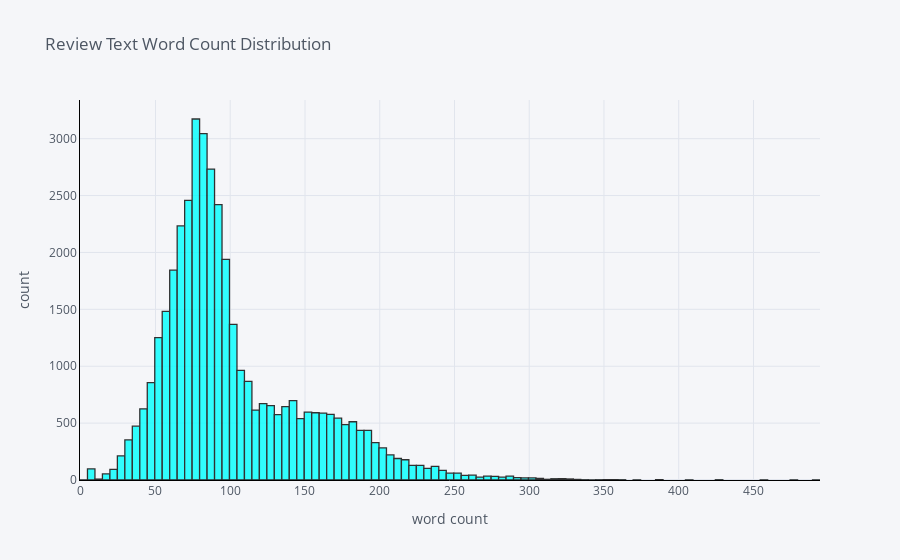

Here is the notebook cell this chart was saved with:
### Code cell
#count of words disrtibution
import cufflinks as cf

cf.go_offline()
cf.set_config_file(offline=False, world_readable=True)
data['length'].iplot(
    kind='hist',
    bins=100,
    xTitle='word count',
    linecolor='black',
    color = 'cyan',
    yTitle='count',
    title='Review Text Word Count Distribution')

### Figure 1 — Plotly figure (JSON) as saved in the notebook; plotly's stock layout.template omitted (floating-point values rounded to 4 significant figures; data arrays with more than 128 entries replaced by an {"elided": "..."} marker saying what was removed)
{"data": [{"histfunc": "count", "histnorm": "", "marker": {"color": "rgba(0, 255, 255, 1.0)", "line": {"color": "#000000", "width": 1.3}}, "name": "length", "nbinsx": 100, "opacity": 0.8, "orientation": "v", "type": "histogram", "x": {"elided": "39965 int values"}}], "layout": {"barmode": "overlay", "legend": {"bgcolor": "#F5F6F9", "font": {"color": "#4D5663"}}, "paper_bgcolor": "#F5F6F9", "plot_bgcolor": "#F5F6F9", "title": {"font": {"color": "#4D5663"}, "text": "Review Text Word Count Distribution"}, "xaxis": {"gridcolor": "#E1E5ED", "linecolor": "black", "showgrid": true, "tickfont": {"color": "#4D5663"}, "title": {"font": {"color": "#4D5663"}, "text": "word count"}, "zerolinecolor": "#E1E5ED"}, "yaxis": {"gridcolor": "#E1E5ED", "linecolor": "black", "showgrid": true, "tickfont": {"color": "#4D5663"}, "title": {"font": {"color": "#4D5663"}, "text": "count"}, "zerolinecolor": "#E1E5ED"}}}
